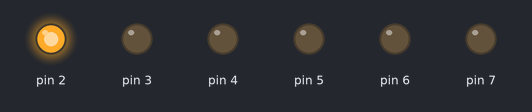
A sketch run on a simulated Arduino Uno, built with avr-gcc and run on an emulated ATmega328P. Shown: output pins drawn as LEDs (lit = HIGH).

Above: at 1.0 s.
At 3.0 s:
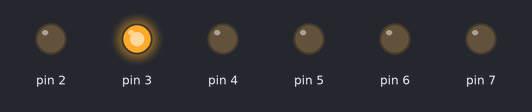
At 5.0 s:
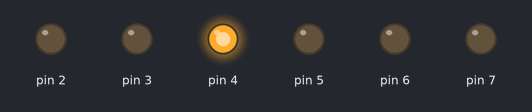
At 7.0 s:
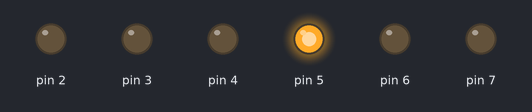
At 9.0 s:
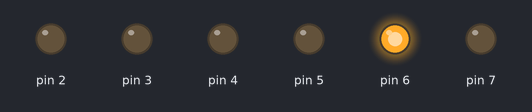
At 11.5 s:
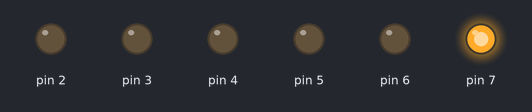
Timing chart, 0 to 16.9 s (numbered marks = the images above):
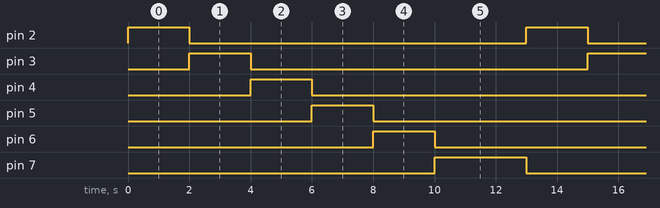

The sketch:

Blink.ino
```cpp
void setup() {
 pinMode(2, OUTPUT);
 pinMode(3, OUTPUT);
 pinMode(4, OUTPUT);
 pinMode(5, OUTPUT);
 pinMode(6, OUTPUT);
 pinMode(7, OUTPUT);
}

void loop() {
  digitalWrite(2, HIGH);
  digitalWrite(3, LOW);
  digitalWrite(4, LOW);
  digitalWrite(5, LOW);
  digitalWrite(6, LOW);
  digitalWrite(7, LOW);
  delay(2000);

  digitalWrite(2, LOW);
  digitalWrite(3, HIGH);
  digitalWrite(4, LOW);
  digitalWrite(5, LOW);
  digitalWrite(6, LOW);
  digitalWrite(7, LOW);
  delay(2000);

  digitalWrite(2, LOW);
  digitalWrite(3, LOW);
  digitalWrite(4, HIGH);
  digitalWrite(5, LOW);
  digitalWrite(6, LOW);
  digitalWrite(7, LOW);
  delay(2000);

  digitalWrite(2, LOW);
  digitalWrite(3, LOW);
  digitalWrite(4, LOW);
  digitalWrite(5, HIGH);
  digitalWrite(6, LOW);
  digitalWrite(7, LOW);
  delay(2000);

  digitalWrite(2, LOW);
  digitalWrite(3, LOW);
  digitalWrite(4, LOW);
  digitalWrite(5, LOW);
  digitalWrite(6, HIGH);
  digitalWrite(7, LOW);
  delay(2000);

  digitalWrite(2, LOW);
  digitalWrite(3, LOW);
  digitalWrite(4, LOW);
  digitalWrite(5, LOW);
  digitalWrite(6, LOW);
  digitalWrite(7, HIGH);
  delay(3000);
}
```

Measured:
- by itself, pin 2–6: alternates HIGH for 2.0 s and LOW for 11.0 s
- by itself, pin 7: alternates HIGH for 3.0 s and LOW for 10.0 s
- by itself, everything shown: repeats every 13.0 s, in 6 steps
